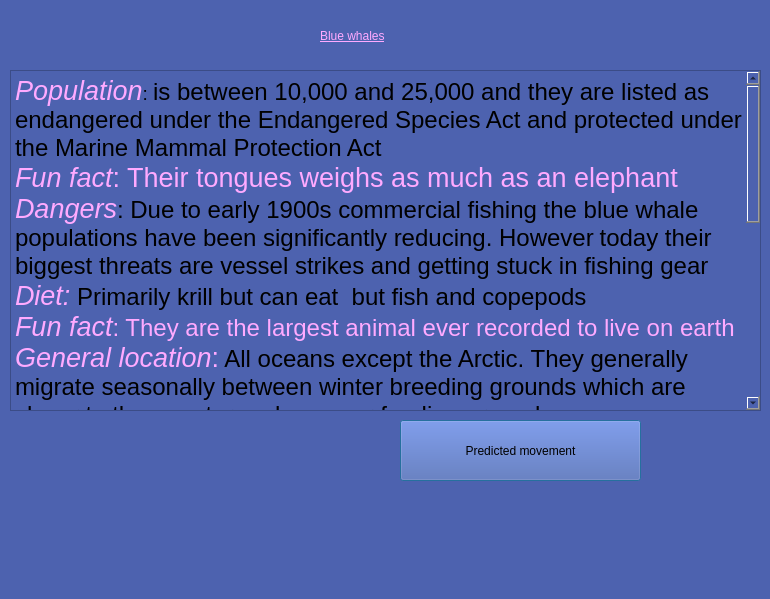
<?xml version="1.0" encoding="UTF-8"?>
<ui version="4.0">
 <class>Information_BW</class>
 <widget class="QDialog" name="Information_BW">
  <property name="geometry">
   <rect>
    <x>0</x>
    <y>0</y>
    <width>770</width>
    <height>599</height>
   </rect>
  </property>
  <property name="minimumSize">
   <size>
    <width>0</width>
    <height>0</height>
   </size>
  </property>
  <property name="windowTitle">
   <string>Information</string>
  </property>
  <property name="styleSheet">
   <string notr="true">background-color: rgb(77, 98, 175);
color: rgb(0, 0, 0);
font: 18pt &quot;Palatino Linotype&quot;;
</string>
  </property>
  <widget class="QLabel" name="title">
   <property name="geometry">
    <rect>
     <x>320</x>
     <y>20</y>
     <width>181</width>
     <height>31</height>
    </rect>
   </property>
   <property name="styleSheet">
    <string notr="true">
font: 24pt &quot;Palatino Linotype&quot;;
text-decoration: underline;
color: rgb(255, 170, 255);
</string>
   </property>
   <property name="text">
    <string>Blue whales</string>
   </property>
  </widget>
  <widget class="QLabel" name="photo">
   <property name="geometry">
    <rect>
     <x>20</x>
     <y>410</y>
     <width>361</width>
     <height>191</height>
    </rect>
   </property>
   <property name="text">
    <string/>
   </property>
   <property name="pixmap">
    <pixmap>bw.jpg</pixmap>
   </property>
   <property name="scaledContents">
    <bool>true</bool>
   </property>
  </widget>
  <widget class="QPushButton" name="prediction">
   <property name="geometry">
    <rect>
     <x>400</x>
     <y>420</y>
     <width>241</width>
     <height>61</height>
    </rect>
   </property>
   <property name="text">
    <string>Predicted movement</string>
   </property>
  </widget>
  <widget class="QTextBrowser" name="info_box">
   <property name="geometry">
    <rect>
     <x>10</x>
     <y>70</y>
     <width>751</width>
     <height>341</height>
    </rect>
   </property>
   <property name="styleSheet">
    <string notr="true"/>
   </property>
   <property name="html">
    <string>&lt;!DOCTYPE HTML PUBLIC &quot;-//W3C//DTD HTML 4.0//EN&quot; &quot;http://www.w3.org/TR/REC-html40/strict.dtd&quot;&gt;
&lt;html&gt;&lt;head&gt;&lt;meta name=&quot;qrichtext&quot; content=&quot;1&quot; /&gt;&lt;style type=&quot;text/css&quot;&gt;
p, li { white-space: pre-wrap; }
&lt;/style&gt;&lt;/head&gt;&lt;body style=&quot; font-family:'Palatino Linotype'; font-size:18pt; font-weight:400; font-style:normal;&quot;&gt;
&lt;p style=&quot; margin-top:0px; margin-bottom:0px; margin-left:0px; margin-right:0px; -qt-block-indent:0; text-indent:0px;&quot;&gt;&lt;span style=&quot; font-size:20pt; font-style:italic; color:#ffaaff;&quot;&gt;Population&lt;/span&gt;&lt;span style=&quot; font-size:14pt;&quot;&gt;: &lt;/span&gt;is between 10,000 and 25,000 and they are listed as endangered under the Endangered Species Act and protected under the Marine Mammal Protection Act&lt;/p&gt;
&lt;p style=&quot; margin-top:0px; margin-bottom:0px; margin-left:0px; margin-right:0px; -qt-block-indent:0; text-indent:0px;&quot;&gt;&lt;span style=&quot; font-size:20pt; font-style:italic; color:#ffaaff;&quot;&gt;Fun fact&lt;/span&gt;&lt;span style=&quot; font-size:20pt; color:#ffaaff;&quot;&gt;: Their tongues weighs as much as an elephant&lt;/span&gt;&lt;/p&gt;
&lt;p style=&quot; margin-top:0px; margin-bottom:0px; margin-left:0px; margin-right:0px; -qt-block-indent:0; text-indent:0px;&quot;&gt;&lt;span style=&quot; font-size:20pt; font-style:italic; color:#ffaaff;&quot;&gt;Dangers&lt;/span&gt;: Due to early 1900s commercial fishing the blue whale populations have been significantly reducing. However&lt;span style=&quot; font-size:16pt;&quot;&gt; &lt;/span&gt;today their biggest threats are vessel strikes and getting stuck in fishing gear &lt;/p&gt;
&lt;p style=&quot; margin-top:0px; margin-bottom:0px; margin-left:0px; margin-right:0px; -qt-block-indent:0; text-indent:0px;&quot;&gt;&lt;span style=&quot; font-size:20pt; font-style:italic; color:#ffaaff;&quot;&gt;Diet:&lt;/span&gt; Primarily krill but can eat  but fish and copepods&lt;/p&gt;
&lt;p style=&quot; margin-top:0px; margin-bottom:0px; margin-left:0px; margin-right:0px; -qt-block-indent:0; text-indent:0px;&quot;&gt;&lt;span style=&quot; font-size:20pt; font-style:italic; color:#ffaaff;&quot;&gt;Fun fact&lt;/span&gt;&lt;span style=&quot; color:#ffaaff;&quot;&gt;: They are the largest animal ever recorded to live on earth&lt;/span&gt;&lt;/p&gt;
&lt;p style=&quot; margin-top:0px; margin-bottom:0px; margin-left:0px; margin-right:0px; -qt-block-indent:0; text-indent:0px;&quot;&gt;&lt;span style=&quot; font-size:20pt; font-style:italic; color:#ffaaff;&quot;&gt;General location&lt;/span&gt;&lt;span style=&quot; font-size:20pt; color:#ffaaff;&quot;&gt;:&lt;/span&gt; All oceans except the Arctic. They generally migrate seasonally between winter breeding grounds which are closer to the equator and summer feeding grounds&lt;/p&gt;
&lt;p style=&quot; margin-top:0px; margin-bottom:0px; margin-left:0px; margin-right:0px; -qt-block-indent:0; text-indent:0px;&quot;&gt;&lt;span style=&quot; font-size:20pt; font-style:italic; color:#ffaaff;&quot;&gt;Role in ecosystem&lt;/span&gt;&lt;span style=&quot; font-size:20pt; font-style:italic; color:#ffffff;&quot;&gt;: &lt;/span&gt;&lt;span style=&quot; color:#000000;&quot;&gt; Whales fertilize marine ecosystems as they migrate as their fecal matter increases phytoplankton production which geneate over half of the atmospheres oxgen and 40% of all the carbon dioxide absorbed.They also capture the same amount of carbon from the atmosphere as thousands of trees in their lifetime. Which is important as it reduces the amount of greenhouse gases in the atmosphere&lt;/span&gt;&lt;/p&gt;
&lt;p style=&quot; margin-top:0px; margin-bottom:0px; margin-left:0px; margin-right:0px; -qt-block-indent:0; text-indent:0px;&quot;&gt;&lt;span style=&quot; font-size:20pt; font-style:italic; color:#ffaaff;&quot;&gt;Life span: &lt;/span&gt;&lt;span style=&quot; color:#000000;&quot;&gt;Blue whales live on average around 80-90 years &lt;/span&gt;&lt;/p&gt;
&lt;p style=&quot; margin-top:0px; margin-bottom:0px; margin-left:0px; margin-right:0px; -qt-block-indent:0; text-indent:0px;&quot;&gt;&lt;span style=&quot; font-size:20pt; font-style:italic; color:#ffaaff;&quot;&gt;Description&lt;/span&gt;&lt;span style=&quot; color:#000000;&quot;&gt;: Long body(24m) and generally slender shape with mottled blue-gray colouring that appears light blue under water.A wide head and 80-90 long groves lengthwise down the throat and chest its mouth contains up to 800 plates of baleen and thick corse bristles for catching food&lt;/span&gt;&lt;/p&gt;
&lt;p style=&quot; margin-top:0px; margin-bottom:0px; margin-left:0px; margin-right:0px; -qt-block-indent:0; text-indent:0px;&quot;&gt;&lt;a href=&quot;https://gifts.worldwildlife.org/gift-center/gifts/Species-Adoptions/Blue-Whale.aspx?sc=AWY1800OQ18317A01909RX&amp;amp;_ga=2.222029272.1925783259.1679854196-319976745.1675645274&quot;&gt;&lt;span style=&quot; text-decoration: underline; color:#0000ff;&quot;&gt;Adopt a blue whale&lt;/span&gt;&lt;/a&gt;&lt;/p&gt;&lt;/body&gt;&lt;/html&gt;</string>
   </property>
  </widget>
 </widget>
 <resources/>
 <connections/>
</ui>
